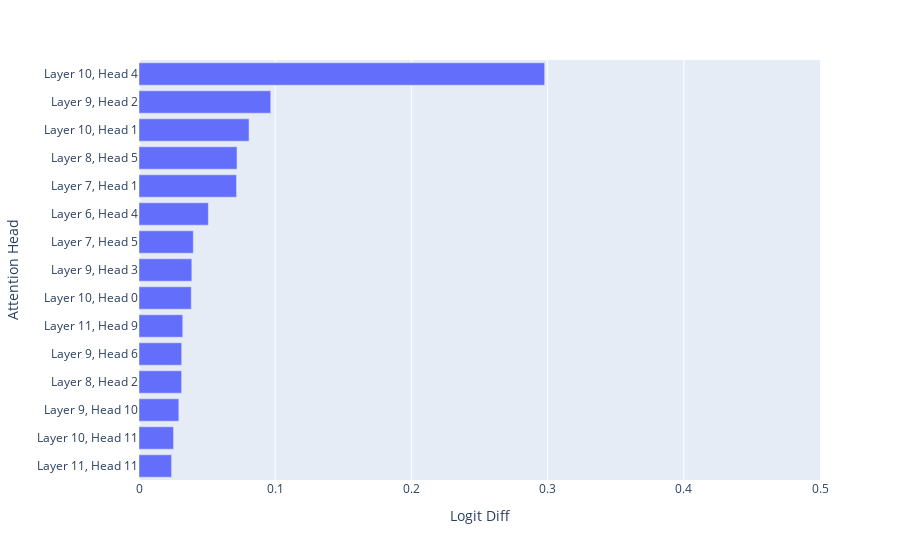

The code cell stored with this chart in its notebook:
### Code cell
plot_attention_heads(-results['z'].cuda(), top_n=15, range_x=[0, 0.5])

### Figure 1 — Plotly figure (JSON) as saved in the notebook; plotly's stock layout.template omitted (floating-point values rounded to 4 significant figures)
{"data": [{"alignmentgroup": "True", "hovertemplate": "Logit Diff=%{x}<br>Attention Head=%{y}<extra></extra>", "legendgroup": "", "marker": {"color": "#636efa", "pattern": {"shape": ""}}, "name": "", "offsetgroup": "", "orientation": "h", "showlegend": false, "textposition": "auto", "type": "bar", "x": [0.02392, 0.02536, 0.02922, 0.03128, 0.03133, 0.03213, 0.03838, 0.03878, 0.03988, 0.05093, 0.07162, 0.07196, 0.08079, 0.09672, 0.2979], "xaxis": "x", "y": ["Layer 11, Head 11", "Layer 10, Head 11", "Layer 9, Head 10", "Layer 8, Head 2", "Layer 9, Head 6", "Layer 11, Head 9", "Layer 10, Head 0", "Layer 9, Head 3", "Layer 7, Head 5", "Layer 6, Head 4", "Layer 7, Head 1", "Layer 8, Head 5", "Layer 10, Head 1", "Layer 9, Head 2", "Layer 10, Head 4"], "yaxis": "y"}], "layout": {"barmode": "relative", "legend": {"tracegroupgap": 0}, "margin": {"t": 60}, "xaxis": {"anchor": "y", "domain": [0, 1], "range": [0, 0.5], "title": {"text": "Logit Diff"}}, "yaxis": {"anchor": "x", "domain": [0, 1], "title": {"text": "Attention Head"}}}}
